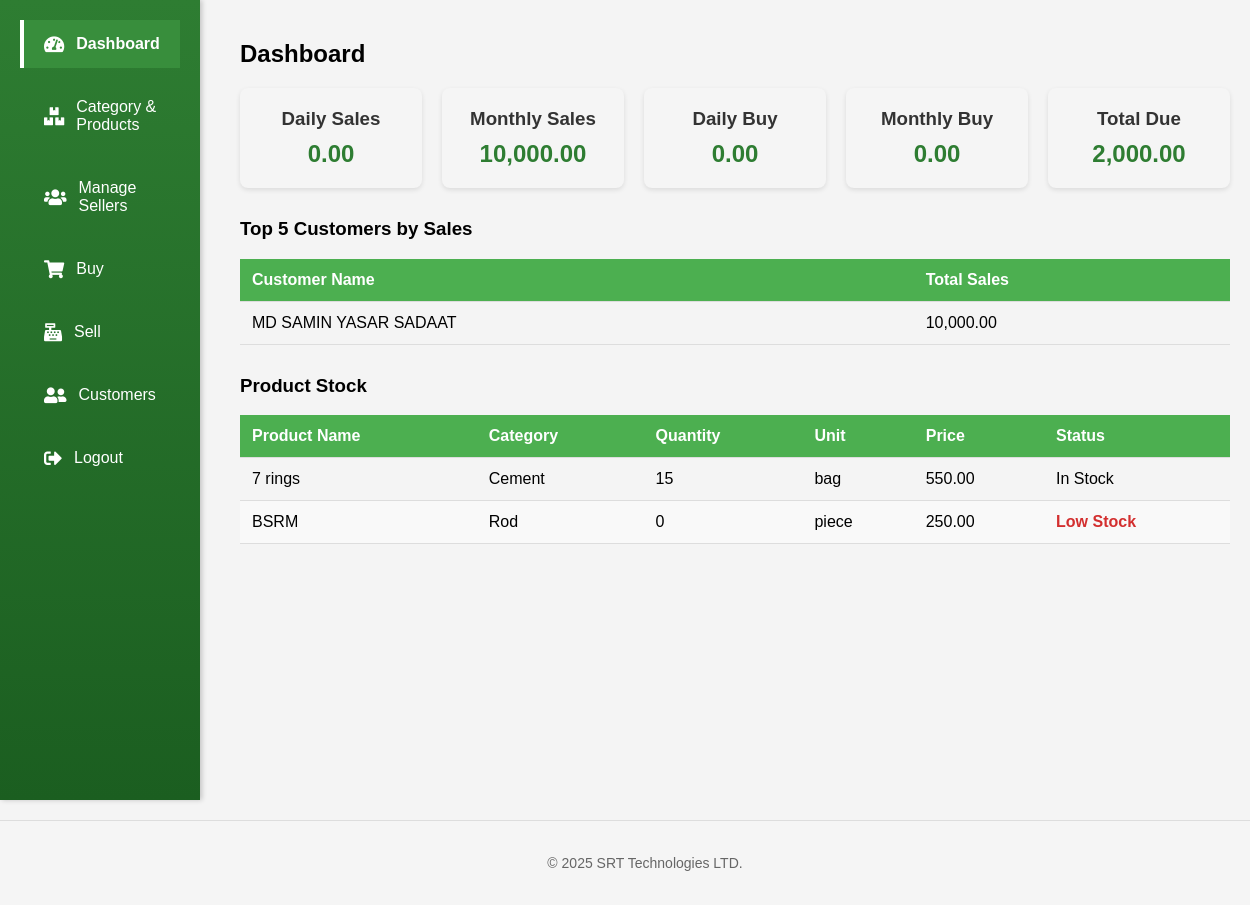
Before: /pages/dashboard.php (signed in) with the older database file.
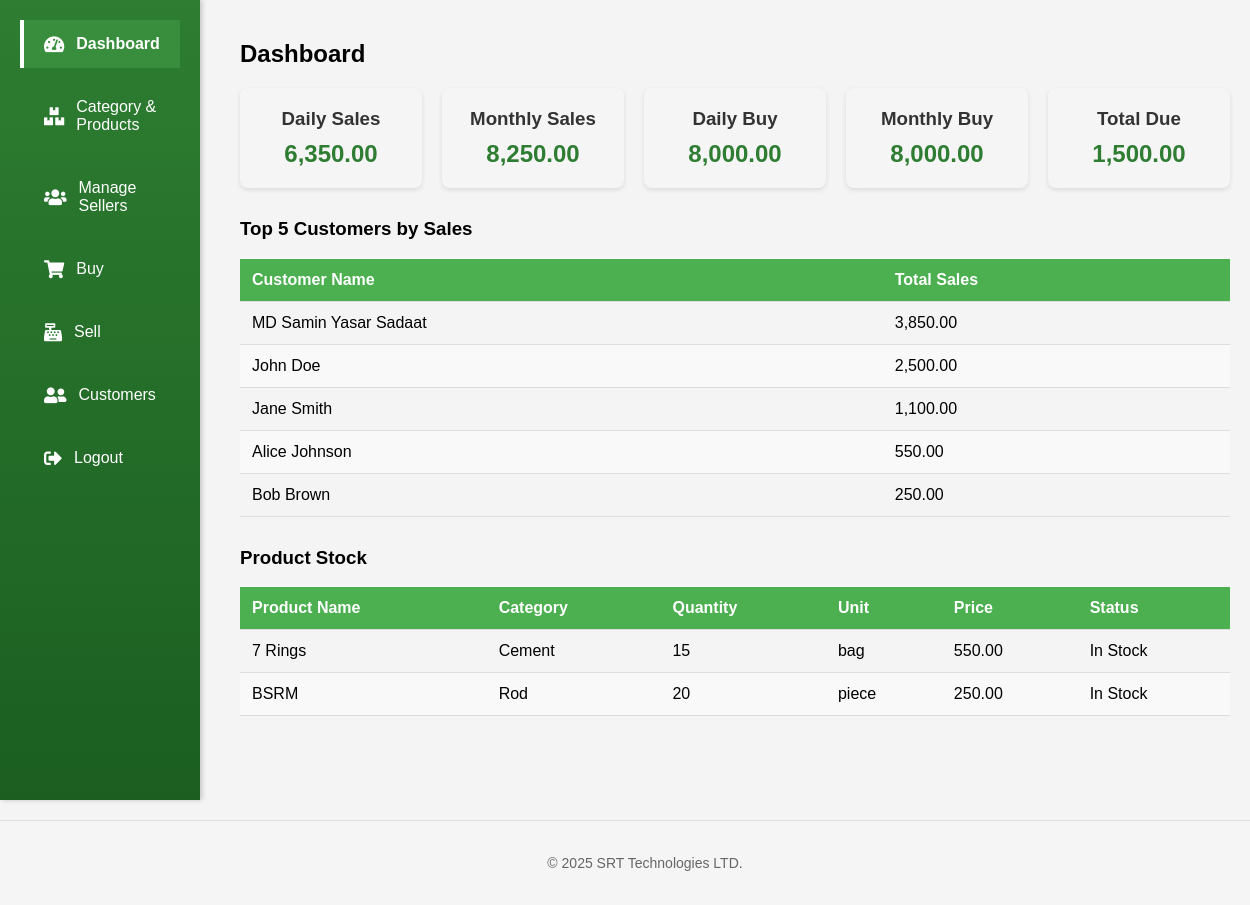
After: the same page with the newer database file.
### tables this page shows
CREATE TABLE customers (
    id INT AUTO_INCREMENT PRIMARY KEY,
    name VARCHAR(255) NOT NULL,
    phone VARCHAR(20),  
    address TEXT,
    created_at TIMESTAMP DEFAULT CURRENT_TIMESTAMP,
    INDEX idx_name (name),  
    INDEX idx_phone (phone),  
    FULLTEXT idx_address (address)  
);

CREATE TABLE products (
    id INT AUTO_INCREMENT PRIMARY KEY,
    category_id INT,
    name VARCHAR(255) NOT NULL,
    price DECIMAL(10, 2) NOT NULL,
    quantity INT NOT NULL CHECK (quantity >= 0),  
    unit VARCHAR(50),
    created_at TIMESTAMP DEFAULT CURRENT_TIMESTAMP,
    FOREIGN KEY (category_id) REFERENCES categories(id) ON DELETE SET NULL
);

CREATE TABLE categories (
    id INT AUTO_INCREMENT PRIMARY KEY,
    name VARCHAR(255) NOT NULL,
    created_at TIMESTAMP DEFAULT CURRENT_TIMESTAMP
);

### core/functions.php (called while the page is built, shortened)
<?php
function getCategoryName($category_id, $conn) {
    $category_id = (int)$category_id;
    $sql = "SELECT name FROM categories WHERE id = $category_id";
    $result = $conn->query($sql);
    $row = $result->fetch_assoc();
    return $row['name'] ?? 'Unknown';
}
function getProductStock($conn) {
    $sql = "SELECT p.id, p.name, p.category_id, p.quantity, p.price, p.unit
            FROM products p";
    $result = $conn->query($sql);
    $products = array();
    if ($result->num_rows > 0) {
        while ($row = $result->fetch_assoc()) {
            $row['quantity'] = floatval($row['quantity']);
            $row['price'] = floatval($row['price']);
            $products[] = $row;
        }
    }
    return $products;
}
?>

### pages/dashboard.php (the view, shortened to what this page needs)
<?php
include '../config/database.php';
include '../core/functions.php';
include '../includes/header.php';
include '../includes/sidebar.php';
$products = getProductStock($conn);
$lowStockThresholdSql = "SELECT value FROM settings WHERE setting_key = 'low_stock_threshold'";
$lowStockThresholdResult = $conn->query($lowStockThresholdSql);
$lowStockThreshold = $lowStockThresholdResult && $lowStockThresholdResult->num_rows > 0 ? (int)$lowStockThresholdResult->fetch_assoc()['value'] : 5;
$today = date('Y-m-d');
$dailySalesSql = "SELECT SUM(total) as daily_sales FROM sales WHERE DATE(sale_date) = '$today'";
$dailySalesResult = $conn->query($dailySalesSql);
$dailySales = $dailySalesResult && $dailySalesResult->num_rows > 0 ? $dailySalesResult->fetch_assoc()['daily_sales'] : 0;
$currentMonth = date('Y-m');
$monthlySalesSql = "SELECT SUM(total) as monthly_sales FROM sales WHERE DATE_FORMAT(sale_date, '%Y-%m') = '$currentMonth'";
$monthlySalesResult = $conn->query($monthlySalesSql);
$monthlySales = $monthlySalesResult && $monthlySalesResult->num_rows > 0 ? $monthlySalesResult->fetch_assoc()['monthly_sales'] : 0;
$dailyBuySql = "SELECT SUM(total) as daily_buy FROM purchases WHERE DATE(purchase_date) = '$today'";
$dailyBuyResult = $conn->query($dailyBuySql);
$dailyBuy = $dailyBuyResult && $dailyBuyResult->num_rows > 0 ? $dailyBuyResult->fetch_assoc()['daily_buy'] : 0;
$monthlyBuySql = "SELECT SUM(total) as monthly_buy FROM purchases WHERE DATE_FORMAT(purchase_date, '%Y-%m') = '$currentMonth'";
$monthlyBuyResult = $conn->query($monthlyBuySql);
$monthlyBuy = $monthlyBuyResult && $monthlyBuyResult->num_rows > 0 ? $monthlyBuyResult->fetch_assoc()['monthly_buy'] : 0;
$totalDueSql = "SELECT SUM(due) as total_due FROM sales";
$totalDueResult = $conn->query($totalDueSql);
$totalDue = $totalDueResult && $totalDueResult->num_rows > 0 ? $totalDueResult->fetch_assoc()['total_due'] : 0;
$topCustomersSql = "SELECT c.id, c.name, SUM(s.total) as total_sales
                    FROM customers c
                    JOIN sales s ON c.id = s.customer_id
                    GROUP BY c.id, c.name
                    ORDER BY total_sales DESC
                    LIMIT 5";
$topCustomersResult = $conn->query($topCustomersSql);
?>
<h2>Dashboard</h2>
<div class="dashboard-summary">
    <div class="summary-card">
        <h3>Daily Sales</h3>
        <p><?php echo number_format($dailySales, 2); ?></p>
    </div>
    <div class="summary-card">
        <h3>Monthly Sales</h3>
        <p><?php echo number_format($monthlySales, 2); ?></p>
    </div>
    <div class="summary-card">
        <h3>Daily Buy</h3>
        <p><?php echo number_format($dailyBuy, 2); ?></p>
    </div>
    <div class="summary-card">
        <h3>Monthly Buy</h3>
        <p><?php echo number_format($monthlyBuy, 2); ?></p>
    </div>
    <div class="summary-card">
        <h3>Total Due</h3>
        <p><?php echo number_format($totalDue, 2); ?></p>
    </div>
</div>
<h3>Top 5 Customers by Sales</h3>
<table>
    <thead>
        <tr>
            <th>Customer Name</th>
            <th>Total Sales</th>
        </tr>
    </thead>
    <tbody>
        <?php
        if ($topCustomersResult && $topCustomersResult->num_rows > 0) {
            while ($customer = $topCustomersResult->fetch_assoc()) {
                echo "<tr>";
                echo "<td>" . htmlspecialchars($customer['name']) . "</td>";
                echo "<td>" . number_format($customer['total_sales'], 2) . "</td>";
                echo "</tr>";
            }
        } else {
            echo "<tr><td colspan='2'>No customers found</td></tr>";
        }
        ?>
    </tbody>
</table>
<h3>Product Stock</h3>
<table>
    <thead>
        <tr>
            <th>Product Name</th>
            <th>Category</th>
            <th>Quantity</th>
            <th>Unit</th>
            <th>Price</th>
            <th>Status</th>
        </tr>
    </thead>
    <tbody>
        <?php
        if (count($products) > 0) {
            foreach ($products as $product) {
                $lowStock = $product['quantity'] <= $lowStockThreshold;
                echo "<tr" . ($lowStock ? " class='low-stock'" : "") . ">";
                echo "<td>" . htmlspecialchars($product['name']) . "</td>";
                echo "<td>" . htmlspecialchars(getCategoryName($product['category_id'], $conn)) . "</td>";
                echo "<td>" . htmlspecialchars($product['quantity']) . "</td>";
                echo "<td>" . htmlspecialchars($product['unit'] ?? 'N/A') . "</td>";
                echo "<td>" . number_format($product['price'], 2) . "</td>";
                echo "<td>" . ($lowStock ? "<span class='low-stock-warning'>Low Stock</span>" : "In Stock") . "</td>";
                echo "</tr>";
            }
        } else {
            echo "<tr><td colspan='6'>No products found</td></tr>";
        }
        ?>
    </tbody>
</table>
<?php include '../includes/footer.php'; ?>

### includes/header.php (shortened to what this page needs)
<!DOCTYPE html>
<html lang="en">
<head>
    <link rel="stylesheet" href="../assets/css/style.css">
    <link rel="stylesheet" href="https://cdnjs.cloudflare.com/ajax/libs/font-awesome/5.15.4/css/all.min.css">
</head>
<body>
    <div class="container">

### includes/sidebar.php
<div class="sidebar">
    <ul>
        <li><a href="dashboard.php" class="<?php echo basename($_SERVER['PHP_SELF']) == 'dashboard.php' ? 'active' : ''; ?>"><i class="fas fa-tachometer-alt"></i> Dashboard</a></li>
        <li><a href="category_products.php" class="<?php echo basename($_SERVER['PHP_SELF']) == 'category_products.php' ? 'active' : ''; ?>"><i class="fas fa-boxes"></i> Category & Products</a></li>
        <li><a href="manage_sellers.php" class="<?php echo basename($_SERVER['PHP_SELF']) == 'manage_sellers.php' ? 'active' : ''; ?>"><i class="fas fa-users"></i> Manage Sellers</a></li>
        <li><a href="buy.php" class="<?php echo basename($_SERVER['PHP_SELF']) == 'buy.php' ? 'active' : ''; ?>"><i class="fas fa-shopping-cart"></i> Buy</a></li>
        <li><a href="sell.php" class="<?php echo basename($_SERVER['PHP_SELF']) == 'sell.php' ? 'active' : ''; ?>"><i class="fas fa-cash-register"></i> Sell</a></li>
        <li><a href="customers.php" class="<?php echo basename($_SERVER['PHP_SELF']) == 'customers.php' ? 'active' : ''; ?>"><i class="fas fa-user-friends"></i> Customers</a></li>
        <li><a href="logout.php" class="<?php echo basename($_SERVER['PHP_SELF']) == 'logout.php' ? 'active' : ''; ?>"><i class="fas fa-sign-out-alt"></i> Logout</a></li>
    </ul>
</div>
<div class="content">

### includes/footer.php (shortened to what this page needs)
    </div>
    </div>
    <footer class="footer">
        <p>© <?php echo date("Y"); ?> SRT Technologies LTD.</p>
    </footer>
</body>
</html>

### assets/css/style.css (style rules this page uses)
body { font-family: Arial, sans-serif; margin: 0; padding: 0; background-color: #f4f4f4; }
.container { display: flex; margin: 0 auto; width: 100%; min-height: 100vh; }
.sidebar { width: 220px; background: linear-gradient(180deg, #2e7d32 0%, #1b5e20 100%); color: white; padding: 20px 0; box-shadow: 2px 0 5px rgba(0, 0, 0, 0.2); transition: width 0.3s ease, transform 0.3s ease; position: fixed; height: 100vh; overflow-y: auto; }
.sidebar ul { list-style-type: none; padding: 0; margin: 0; }
.sidebar li { margin-bottom: 15px; }
.sidebar a { color: white; text-decoration: none; display: flex; align-items: center; padding: 15px 20px; font-size: 16px; transition: background 0.3s ease, padding-left 0.3s ease, transform 0.3s ease; border-left: 4px solid transparent; }
.sidebar a i { margin-right: 12px; font-size: 18px; transition: transform 0.3s ease; }
.sidebar a.active { background-color: #388E3C; border-left: 4px solid #ffffff; font-weight: bold; }
.content { flex: 1; padding: 20px; margin-left: 220px; }
table { width: 100%; border-collapse: collapse; margin-bottom: 20px; }
th, td { padding: 8px; border-bottom: 1px solid #ddd; }
th { background-color: #f0f0f0; }
.dashboard-summary { display: flex; justify-content: space-around; margin-bottom: 20px; }
.summary-card { background-color: white; padding: 20px; border-radius: 8px; box-shadow: 0 2px 4px rgba(0, 0, 0, 0.1); text-align: center; }

### pages/dashboard.php (style rules this page uses)
.dashboard-summary { display: flex; gap: 20px; margin-bottom: 30px; }
.summary-card { background-color: #f5f5f5; padding: 20px; border-radius: 8px; box-shadow: 0 2px 5px rgba(0, 0, 0, 0.1); flex: 1; text-align: center; }
.summary-card h3 { margin: 0 0 10px; color: #333; }
.summary-card p { font-size: 24px; font-weight: bold; color: #2e7d32; margin: 0; }
table { width: 100%; border-collapse: collapse; margin-bottom: 30px; }
th, td { padding: 12px; text-align: left; border-bottom: 1px solid #ddd; }
th { background-color: #4CAF50; color: white; }
tr:nth-child(even) { background-color: #f9f9f9; }
.low-stock { background-color: #ffebee; }
.low-stock-warning { color: #d32f2f; font-weight: bold; }

### includes/footer.php (style rules this page uses)
.footer { width: 100%; text-align: center; padding: 20px; background-color: #f5f5f5; border-top: 1px solid #ddd; position: relative; bottom: 0; left: 0; font-size: 14px; color: #666; margin-top: 20px; }
.container { display: flex; min-height: 100vh; flex-direction: row; }
.content { flex: 1; padding: 20px; box-sizing: border-box; }
.sidebar { width: 200px; background-color: #2e7d32; padding: 20px; box-sizing: border-box; }

Changed rows visible on the page:
changed customers: name "MD SAMIN YASAR SADAAT" → "MD Samin Yasar Sadaat"; total_sales "10,000.00" → "3,850.00"
added customers: name "John Doe", total_sales "2,500.00"
added customers: name "Jane Smith", total_sales "1,100.00"
added customers: name "Alice Johnson", total_sales "550.00"
added customers: name "Bob Brown", total_sales "250.00"
changed products "bag": name "7 rings" → "7 Rings"
changed products "BSRM": quantity "0" → "20"; quantity "Low Stock" → "In Stock"
Other visible differences:
$dailySales: "0.00" → "6,350.00"
$monthlySales: "10,000.00" → "8,250.00"
$dailyBuy: "0.00" → "8,000.00"
$monthlyBuy: "0.00" → "8,000.00"
$totalDue: "2,000.00" → "1,500.00"
